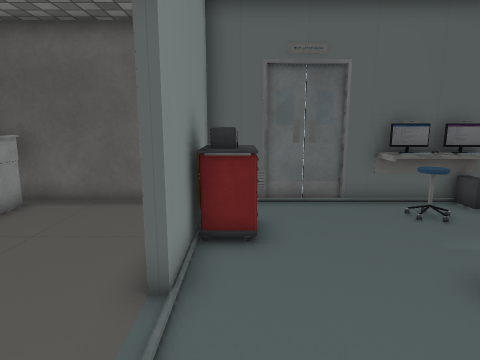
view 1 (above)

16 first-person views from a walk through a scene from a Unity 3-D project. The camera is 1.2 m above the floor, tilts 10° down and sees 75° across. Doors are open. The floor is counted in squares, 0.5 m on a side. Each view is taken from the middle of a square. On the plan, view 1 faces up. The plan holds only what a view shows up to about 19 squares ahead; the rest is blank. Some surface patterns are stand-ins.

view 2
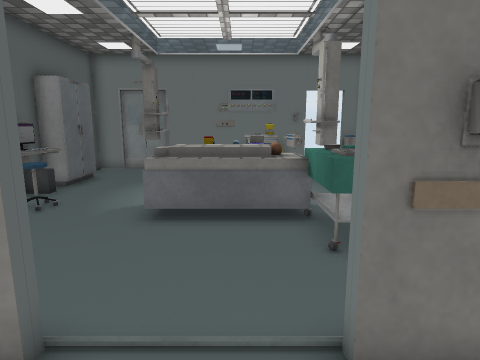

view 3
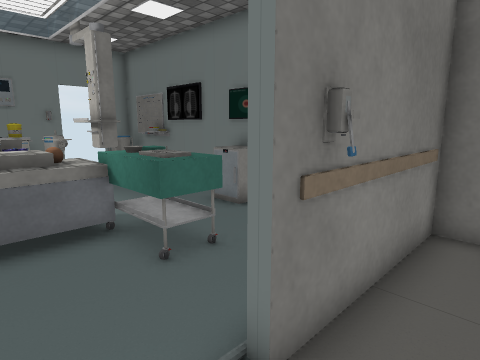

view 4
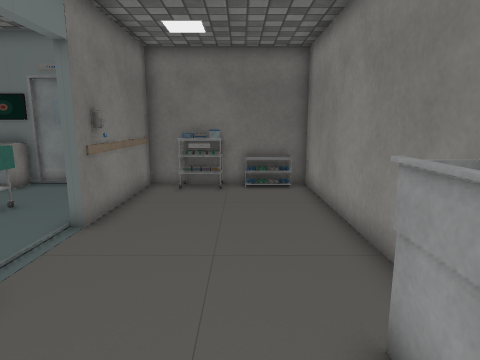

view 5
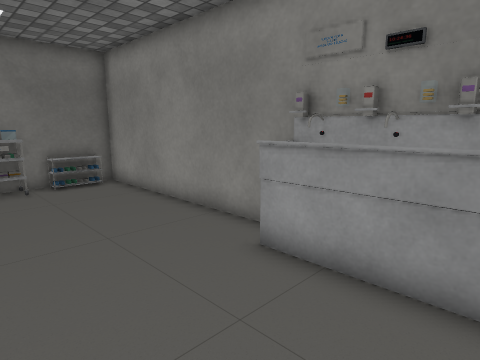

view 6
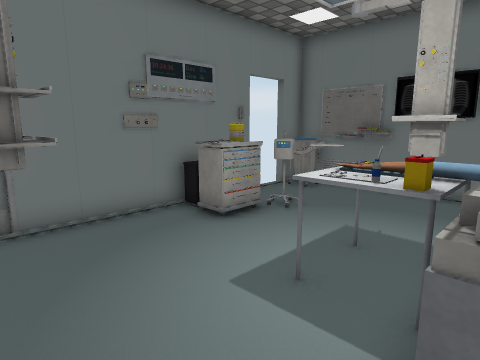

view 7
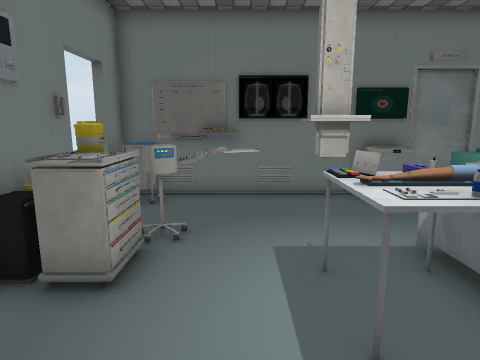

view 8
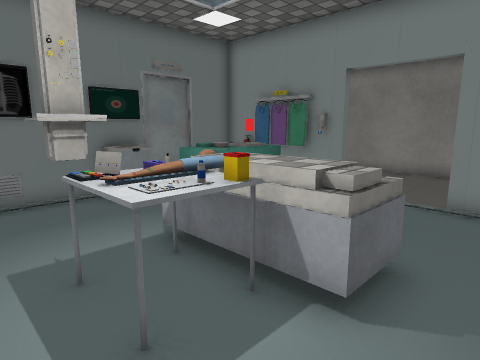

view 9
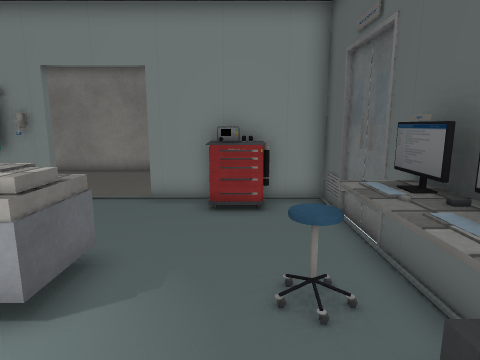

view 10
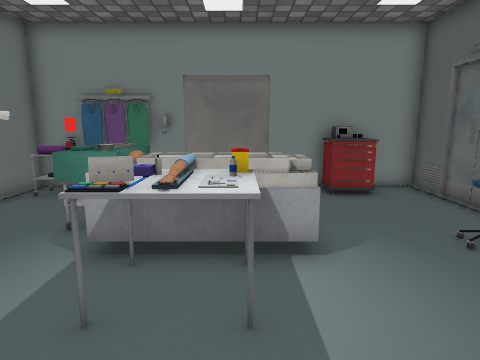

view 11
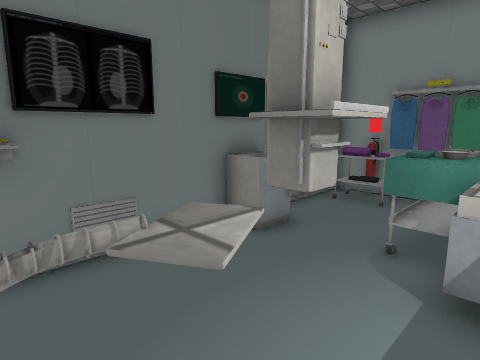

view 12
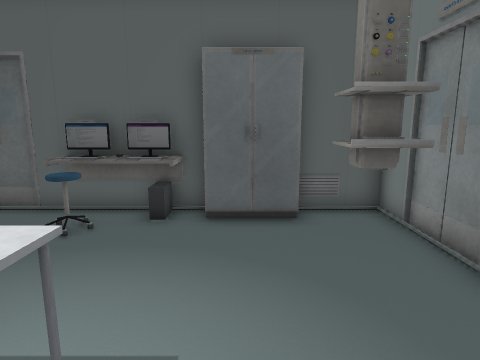

view 13
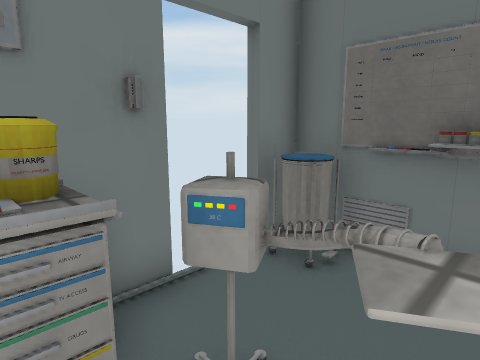

view 14
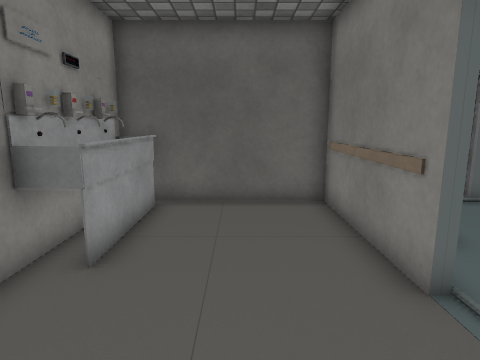

view 15
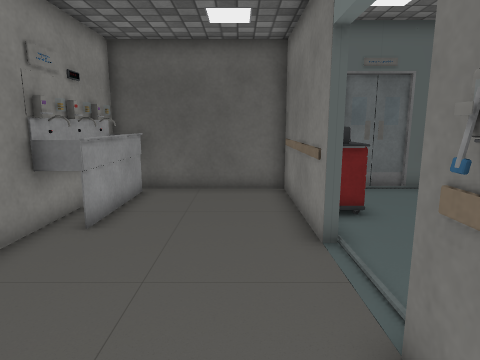

view 16
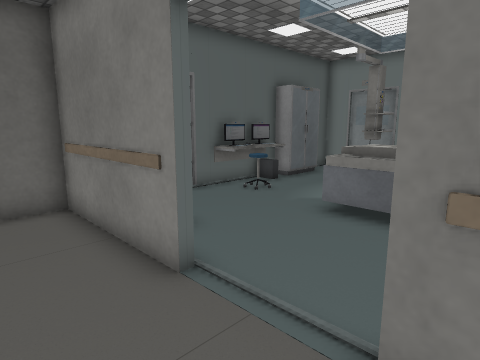

### Floor plan
Ten units are one square. View 1 is at (0, 0); x grows to the right and y downward. Boxes are objects, and circles mark ways between rooms. Rooms are numbered by the first view taken in them; rooms with no view inside come last. Other rooms are left out.
<svg viewBox="-82 -102 217 154">
<path fill="none" stroke="#000" d="M64 14 64 3 77 3M67 14 67 7 73 7M105 -55 118 -55M106 -55 106 -65M116 -59 109 -59 109 -65M119 -55 105 -55 108 -61M82 -97 -10 -97 -10 -41M-10 -10 -10 47 115 47M-7 2 -7 35M-11 -4 -6 -2M90 42 104 42M130 16 130 -97 106 -97M86 2 93 -2 96 3M93 3 97 6 104 7M93 3 100 8M94 4 101 8M96 6 105 8M103 4 108 2 110 6M100 45 114 45M-13 -41 -13 -97 -77 -97 -77 47 -40 47M-13 25 -13 -10M-44 35 -26 35M-42 38 -28 38M-70 40 -51 40M-40 47 -13 47 -13 25M-43 40 -28 40M115 47 130 47 130 35"/>
<rect x="-5" y="15" width="20" height="30" fill="#bbb"><title>other object</title></rect>
<rect x="-5" y="-85" width="10" height="30" fill="#bbb"><title>other object</title></rect>
<rect x="15" y="-5" width="30" height="20" fill="#bbb"><title>other object</title></rect>
<rect x="35" y="35" width="20" height="10" fill="#bbb"><title>other object</title></rect>
<rect x="35" y="-45" width="30" height="50" fill="#bbb"><title>other object</title></rect>
<rect x="35" y="-95" width="40" height="20" fill="#bbb"><title>other object</title></rect>
<rect x="55" y="-35" width="30" height="30" fill="#bbb"><title>other object</title></rect>
<rect x="65" y="-45" width="10" height="10" fill="#bbb"><title>other object</title></rect>
<rect x="75" y="-15" width="10" height="10" fill="#bbb"><title>other object</title></rect>
<rect x="75" y="-95" width="30" height="10" fill="#bbb"><title>other object</title></rect>
<rect x="105" y="-25" width="20" height="30" fill="#bbb"><title>other object</title></rect>
<rect x="-75" y="-95" width="20" height="50" fill="#bbb"><title>other object</title></rect>
<circle cx="-15" cy="-15" r="3" fill="#2a7"/>
<text x="60" y="-30">1</text>
<text x="-50" y="-30">2</text>
<text x="-20" y="40">3</text>
<text x="120" y="40">4</text>
</svg>
Room 1 opens to room 2.

Where each view was taken, in squares from view 1:
view 1: 0 up, 0 right, facing up
view 2: 2 up, 4 left, facing right
view 3: 3 up, 3 left, facing down-right
view 4: 8 up, 5 left, facing down
view 5: 9 up, 2 left, facing down-left
view 6: 7 up, 5 right, facing down-right
view 7: 6 up, 9 right, facing down
view 8: 6 up, 9 right, facing down-left
view 9: 7 up, 9 right, facing left
view 10: 3 up, 11 right, facing left
view 11: 1 up, 10 right, facing down-left
view 12: 1 up, 9 right, facing up
view 13: 1 up, 9 right, facing down-right
view 14: 0 up, 4 left, facing up
view 15: 2 down, 3 left, facing up
view 16: 0 up, 4 left, facing up-right
